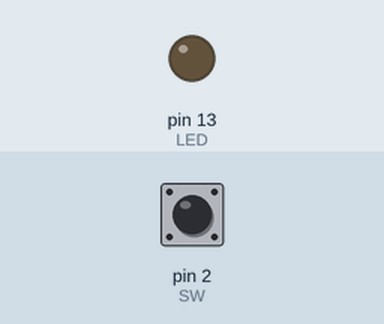
A sketch run on a simulated Arduino Uno, built with avr-gcc and run on an emulated ATmega328P. On the bench: output pins drawn as LEDs (lit = HIGH). Inputs (shaded band) come from the test bench; at power-on: pin 2 (SW) HIGH.

Above: at 1.2 s.
1.3 s: pin 2 (SW) pulled LOW for 0.15 s
At 1.37 s:
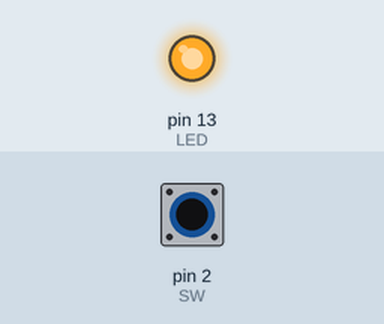
2.9 s: pin 2 (SW) pulled LOW for 3.2 s
At 7.3 s:
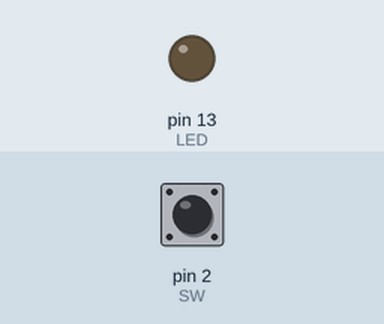
Timing chart, 0 to 8.8 s (numbered marks = the images above; inputs shaded):
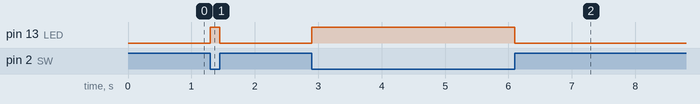

The sketch:

Switch3.ino
```cpp
const int SW = 2;
const int LED = 13;

void setup() {
    pinMode(SW, INPUT_PULLUP);
    pinMode(LED, OUTPUT);
}

void loop() {
    boolean sw = digitalRead(SW);
    digitalWrite(LED, !sw);
}
```

Measured:
- after the input at 1.3 s, pin 13 (LED): LOW → HIGH at once, → LOW 0.15 s later
- after the input at 2.9 s, pin 13 (LED): LOW → HIGH at once, → LOW 3.2 s later
